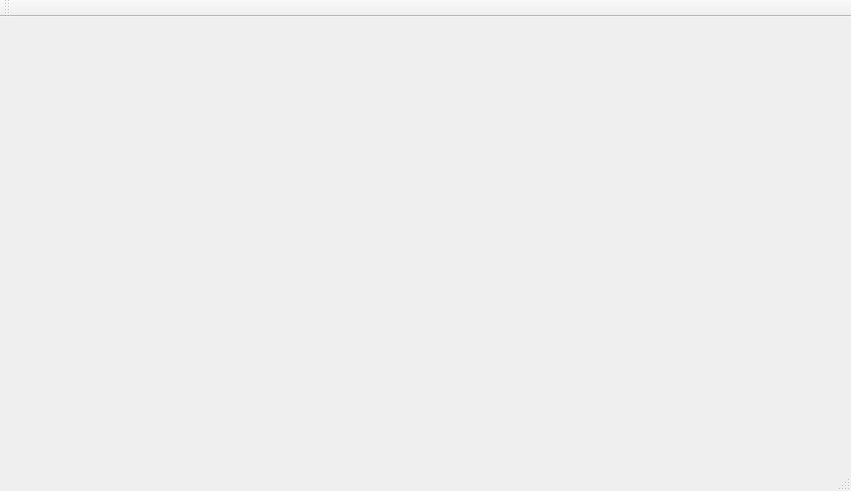
<?xml version="1.0" encoding="UTF-8"?>
<ui version="4.0">
 <class>MainWindow</class>
 <widget class="QMainWindow" name="MainWindow">
  <property name="geometry">
   <rect>
    <x>0</x>
    <y>0</y>
    <width>851</width>
    <height>491</height>
   </rect>
  </property>
  <property name="windowTitle">
   <string>MainWindow</string>
  </property>
  <widget class="QWidget" name="centralWidget">
   <layout class="QGridLayout" name="gridLayout">
    <item row="0" column="0">
     <widget class="GanttView" name="ganttWidget" native="true"/>
    </item>
   </layout>
  </widget>
  <widget class="QMenuBar" name="menuBar">
   <property name="geometry">
    <rect>
     <x>0</x>
     <y>0</y>
     <width>851</width>
     <height>21</height>
    </rect>
   </property>
  </widget>
  <widget class="QToolBar" name="mainToolBar">
   <attribute name="toolBarArea">
    <enum>TopToolBarArea</enum>
   </attribute>
   <attribute name="toolBarBreak">
    <bool>false</bool>
   </attribute>
  </widget>
  <widget class="QStatusBar" name="statusBar"/>
 </widget>
 <layoutdefault spacing="6" margin="11"/>
 <customwidgets>
  <customwidget>
   <class>GanttView</class>
   <extends>QWidget</extends>
   <header location="global">ganttview.h</header>
   <container>1</container>
  </customwidget>
 </customwidgets>
 <resources/>
 <connections/>
</ui>
